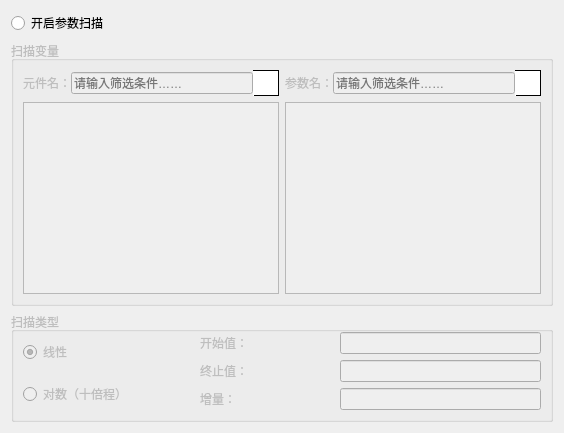
         <widget class="QWidget" name="parametricSweep">
          <attribute name="title">
           <string>参数扫描</string>
          </attribute>
          <layout class="QGridLayout" name="gridLayout_13">
           <item row="0" column="0">
            <widget class="QRadioButton" name="enableParametricSweep">
             <property name="text">
              <string>开启参数扫描</string>
             </property>
            </widget>
           </item>
           <item row="1" column="0">
            <widget class="QGroupBox" name="parametricSweepVariable">
             <property name="enabled">
              <bool>false</bool>
             </property>
             <property name="font">
              <font>
               <family>Microsoft YaHei UI</family>
               <weight>50</weight>
               <bold>false</bold>
              </font>
             </property>
             <property name="title">
              <string>扫描变量</string>
             </property>
             <property name="flat">
              <bool>false</bool>
             </property>
             <layout class="QGridLayout" name="gridLayout_14">
              <item row="0" column="0">
               <layout class="QVBoxLayout" name="verticalLayout_10" stretch="1,0">
                <item>
                 <layout class="QHBoxLayout" name="horizontalLayout_21">
                  <property name="spacing">
                   <number>0</number>
                  </property>
                  <property name="sizeConstraint">
                   <enum>QLayout::SetDefaultConstraint</enum>
                  </property>
                  <item>
                   <widget class="QLabel" name="label_26">
                    <property name="font">
                     <font>
                      <family>Microsoft YaHei UI</family>
                     </font>
                    </property>
                    <property name="text">
                     <string>元件名：</string>
                    </property>
                   </widget>
                  </item>
                  <item>
                   <widget class="QLineEdit" name="parametricPartSearch">
                    <property name="focusPolicy">
                     <enum>Qt::ClickFocus</enum>
                    </property>
                    <property name="placeholderText">
                     <string>请输入筛选条件……</string>
                    </property>
                   </widget>
                  </item>
                  <item>
                   <widget class="QLabel" name="label_27">
                    <property name="sizePolicy">
                     <sizepolicy hsizetype="Fixed" vsizetype="Fixed">
                      <horstretch>26</horstretch>
                      <verstretch>26</verstretch>
                     </sizepolicy>
                    </property>
                    <property name="minimumSize">
                     <size>
                      <width>26</width>
                      <height>26</height>
                     </size>
                    </property>
                    <property name="maximumSize">
                     <size>
                      <width>26</width>
                      <height>26</height>
                     </size>
                    </property>
                    <property name="styleSheet">
                     <string notr="true">background-color: rgb(255, 255, 255);
border: 1px solid black;
border-left-color: rgb(255, 255, 255);</string>
                    </property>
                    <property name="frameShape">
                     <enum>QFrame::NoFrame</enum>
                    </property>
                    <property name="lineWidth">
                     <number>-2</number>
                    </property>
                    <property name="text">
                     <string/>
                    </property>
                    <property name="pixmap">
                     <pixmap resource="resource/res.qrc">:/background/filter</pixmap>
                    </property>
                    <property name="scaledContents">
                     <bool>true</bool>
                    </property>
                    <property name="margin">
                     <number>3</number>
                    </property>
                   </widget>
                  </item>
                 </layout>
                </item>
                <item>
                 <widget class="QListWidget" name="parametricPartList"/>
                </item>
               </layout>
              </item>
              <item row="0" column="1">
               <layout class="QVBoxLayout" name="verticalLayout_11" stretch="1,0">
                <item>
                 <layout class="QHBoxLayout" name="horizontalLayout_22">
                  <property name="spacing">
                   <number>0</number>
                  </property>
                  <property name="sizeConstraint">
                   <enum>QLayout::SetDefaultConstraint</enum>
                  </property>
                  <item>
                   <widget class="QLabel" name="label_28">
                    <property name="font">
                     <font>
                      <family>Microsoft YaHei UI</family>
                     </font>
                    </property>
                    <property name="text">
                     <string>参数名：</string>
                    </property>
                   </widget>
                  </item>
                  <item>
                   <widget class="QLineEdit" name="parametricParameterSearch">
                    <property name="focusPolicy">
                     <enum>Qt::ClickFocus</enum>
                    </property>
                    <property name="placeholderText">
                     <string>请输入筛选条件……</string>
                    </property>
                   </widget>
                  </item>
                  <item>
                   <widget class="QLabel" name="label_29">
                    <property name="sizePolicy">
                     <sizepolicy hsizetype="Fixed" vsizetype="Fixed">
                      <horstretch>26</horstretch>
                      <verstretch>26</verstretch>
                     </sizepolicy>
                    </property>
                    <property name="minimumSize">
                     <size>
                      <width>26</width>
                      <height>26</height>
                     </size>
                    </property>
                    <property name="maximumSize">
                     <size>
                      <width>26</width>
                      <height>26</height>
                     </size>
                    </property>
                    <property name="styleSheet">
                     <string notr="true">background-color: rgb(255, 255, 255);
border: 1px solid black;
border-left-color: rgb(255, 255, 255);</string>
                    </property>
                    <property name="frameShape">
                     <enum>QFrame::NoFrame</enum>
                    </property>
                    <property name="lineWidth">
                     <number>-2</number>
                    </property>
                    <property name="text">
                     <string/>
                    </property>
                    <property name="pixmap">
                     <pixmap resource="resource/res.qrc">:/background/filter</pixmap>
                    </property>
                    <property name="scaledContents">
                     <bool>true</bool>
                    </property>
                    <property name="margin">
                     <number>3</number>
                    </property>
                   </widget>
                  </item>
                 </layout>
                </item>
                <item>
                 <widget class="QListWidget" name="parametricParameterList"/>
                </item>
               </layout>
              </item>
             </layout>
            </widget>
           </item>
           <item row="2" column="0">
            <widget class="QGroupBox" name="parametricSweepType">
             <property name="enabled">
              <bool>false</bool>
             </property>
             <property name="font">
              <font>
               <family>Microsoft YaHei UI</family>
               <weight>50</weight>
               <bold>false</bold>
              </font>
             </property>
             <property name="title">
              <string>扫描类型</string>
             </property>
             <layout class="QGridLayout" name="gridLayout_15" columnstretch="1,2">
              <property name="topMargin">
               <number>0</number>
              </property>
              <item row="0" column="0">
               <widget class="QRadioButton" name="parametricLinear">
                <property name="text">
                 <string>线性</string>
                </property>
                <property name="checked">
                 <bool>true</bool>
                </property>
               </widget>
              </item>
              <item row="0" column="1" rowspan="2">
               <layout class="QVBoxLayout" name="verticalLayout_12">
                <item>
                 <layout class="QHBoxLayout" name="horizontalLayout_23" stretch="2,3">
                  <item>
                   <widget class="QLabel" name="label_30">
                    <property name="font">
                     <font>
                      <family>Microsoft YaHei UI</family>
                     </font>
                    </property>
                    <property name="text">
                     <string>开始值：</string>
                    </property>
                   </widget>
                  </item>
                  <item>
                   <widget class="QLineEdit" name="parametricStart">
                    <property name="font">
                     <font>
                      <family>Microsoft YaHei UI</family>
                     </font>
                    </property>
                    <property name="text">
                     <string/>
                    </property>
                   </widget>
                  </item>
                 </layout>
                </item>
                <item>
                 <layout class="QHBoxLayout" name="horizontalLayout_24" stretch="2,3">
                  <item>
                   <widget class="QLabel" name="label_31">
                    <property name="font">
                     <font>
                      <family>Microsoft YaHei UI</family>
                     </font>
                    </property>
                    <property name="text">
                     <string>终止值：</string>
                    </property>
                   </widget>
                  </item>
                  <item>
                   <widget class="QLineEdit" name="parametricEnd">
                    <property name="font">
                     <font>
                      <family>Microsoft YaHei UI</family>
                     </font>
                    </property>
                    <property name="text">
                     <string/>
                    </property>
                   </widget>
                  </item>
                 </layout>
                </item>
                <item>
                 <layout class="QHBoxLayout" name="horizontalLayout_25" stretch="2,3">
                  <item>
                   <widget class="QLabel" name="parametricStepLabel">
                    <property name="font">
                     <font>
                      <family>Microsoft YaHei UI</family>
                     </font>
                    </property>
                    <property name="text">
                     <string>增量：</string>
                    </property>
                   </widget>
                  </item>
                  <item>
                   <widget class="QLineEdit" name="parametricStep">
                    <property name="font">
                     <font>
                      <family>Microsoft YaHei UI</family>
                     </font>
                    </property>
                    <property name="text">
                     <string/>
                    </property>
                   </widget>
                  </item>
                 </layout>
                </item>
               </layout>
              </item>
              <item row="1" column="0">
               <widget class="QRadioButton" name="parametricLog">
                <property name="text">
                 <string>对数（十倍程）</string>
                </property>
               </widget>
              </item>
             </layout>
            </widget>
           </item>
          </layout>
         </widget>
